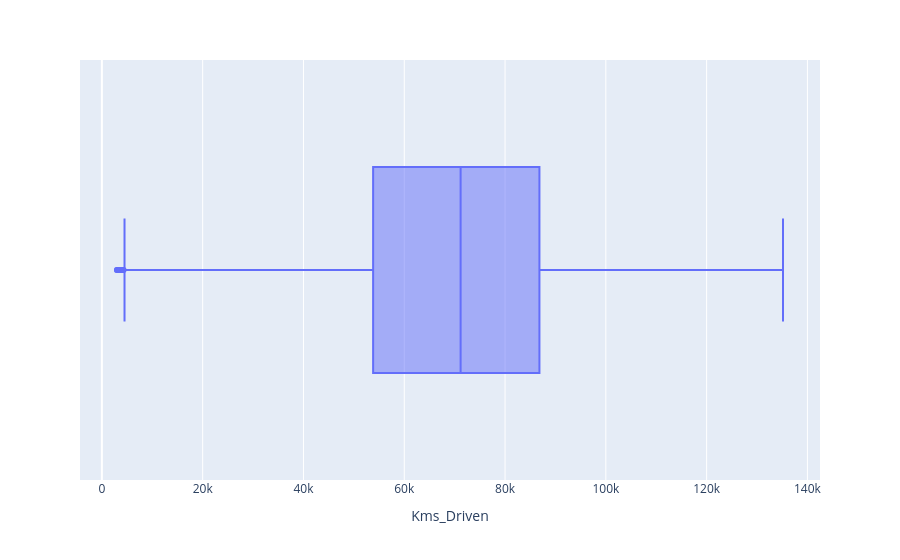

The cell this chart's notebook holds for it:
### Code cell
# réafficher les boxplots
for col in quant_data.columns:
  boxplot_func(col)

### Figure 1 — Plotly figure (JSON) as saved in the notebook; plotly's stock layout.template omitted (floating-point values rounded to 4 significant figures; data arrays with more than 128 entries replaced by an {"elided": "..."} marker saying what was removed)
{"data": [{"alignmentgroup": "True", "hovertemplate": "Kms_Driven=%{x}<extra></extra>", "legendgroup": "", "marker": {"color": "#636efa"}, "name": "", "notched": false, "offsetgroup": "", "orientation": "h", "showlegend": false, "type": "box", "x": {"elided": "5861 float values"}, "x0": " ", "xaxis": "x", "y0": " ", "yaxis": "y"}], "layout": {"boxmode": "group", "legend": {"tracegroupgap": 0}, "margin": {"t": 60}, "xaxis": {"anchor": "y", "domain": [0.0, 1.0], "title": {"text": "Kms_Driven"}}, "yaxis": {"anchor": "x", "domain": [0.0, 1.0]}}}
